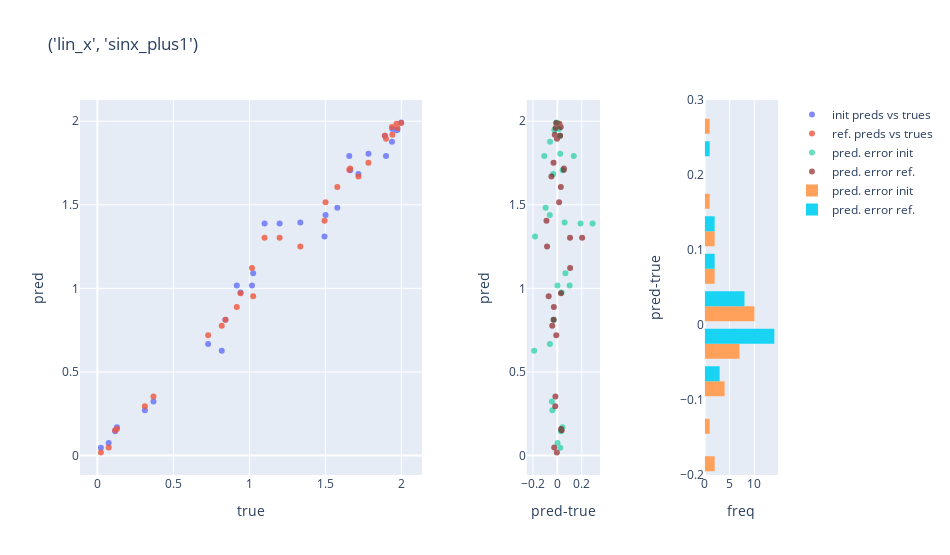

This figure's notebook cell:
### Code cell
asd.predictability.utils.plot_result(refined_datas_dict, list(refined_datas_dict.keys())[0], plot_along=[#"linear", "mean",
                                                                                                         "init"])
